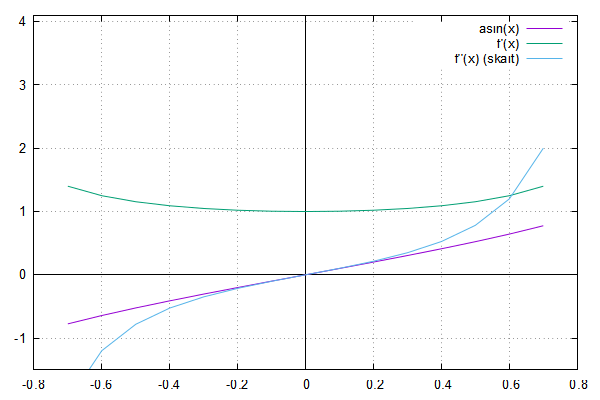

Recreate this plot in gnuplot.
#!/usr/bin/gnuplot --persist

set terminal pngcairo enhanced font "arial,10" fontscale 1.0 size 600, 400 
set output 'derivative.png'
set yrange [-1.5:4.1]
set grid linewidth 1
set xzeroaxis linetype -1
set yzeroaxis linetype -1

plot"derivative2.dat" every ::1 using 1:2 with lines title "asin(x)", \
    "derivative2.dat" every ::1 using 1:3 with lines title "f'(x)", \
    "derivative2.dat" every ::1 using 1:5 with lines title "f''(x) (skait)", \
    #"derivative2.dat" every ::1 using 1:4 with lines title "f'(x) (skait)", \
    
    #"derivative2.dat" every ::1 using 1:7 with lines title "f''(x) (anal)"